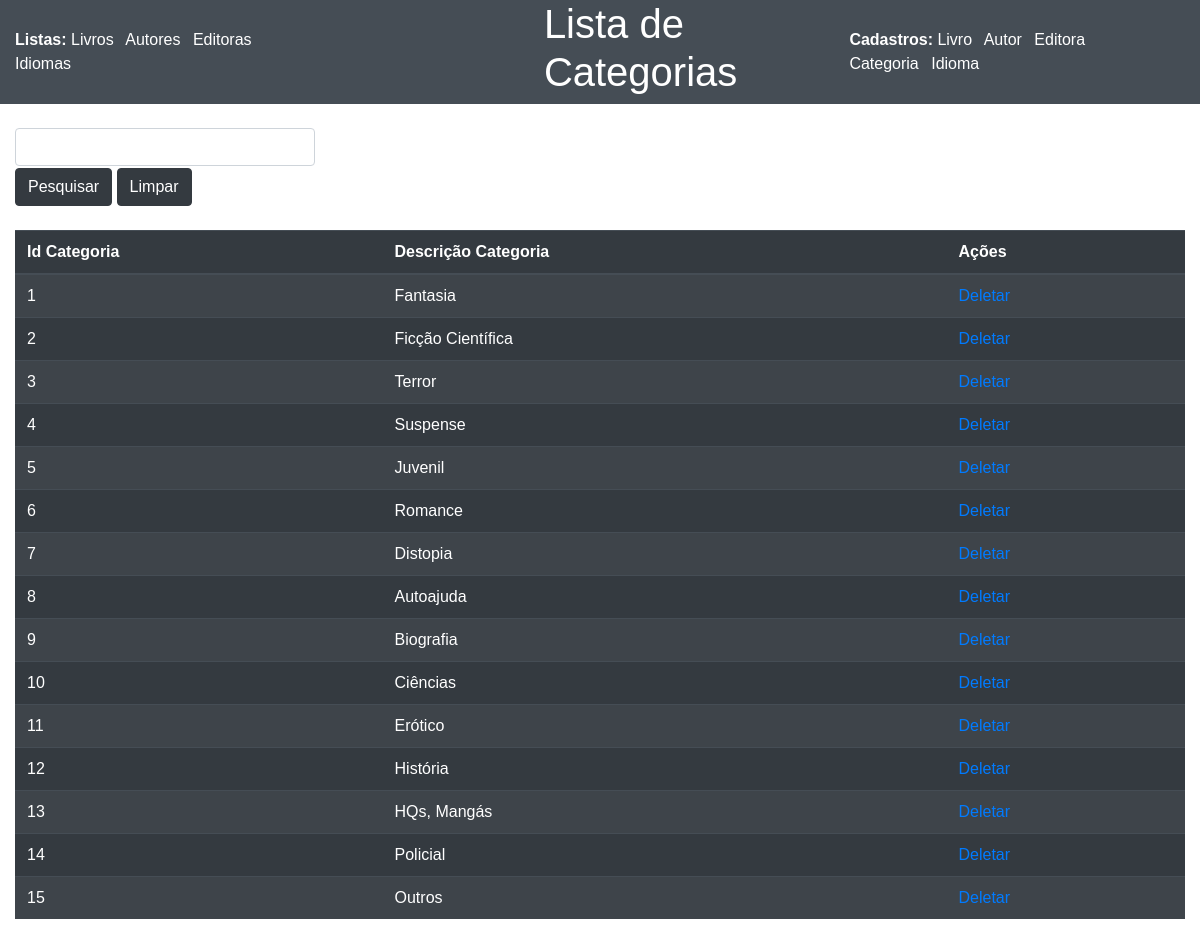
/ListarLivros/listaCategorias.php, run on the app's committed database.
### tables this page shows
CREATE TABLE IF NOT EXISTS `categoria` (
  `Id_Categoria` int(11) NOT NULL AUTO_INCREMENT,
  `Descricao_Categoria` varchar(30) NOT NULL,
  PRIMARY KEY (`Id_Categoria`)
);

### ListarLivros/listaCategorias.php (the view, shortened to what this page needs)
<?php
require_once '../Database/conexao.php';
$filtrar = "";
$queryFiltrar = "";
$ordenacao = ' ORDER BY Id_Categoria ASC';
?>
<html lang="pt-BR">
<head>
    <link rel="stylesheet" href="https://cdn.jsdelivr.net/npm/bootstrap@4.3.1/dist/css/bootstrap.min.css">
    <link rel="stylesheet" href="./styleLista.css">
</head>
<body>
    <header>
        <div style="padding: 15px;">
        <span style="color: white;"><strong>Listas:</strong></span>
        <a href="../ListarLivros/index.php" target="_blank" style="margin-right: 8px;">Livros</a>
        <a href="../ListarLivros/listaAutores.php" target="_blank" style="margin-right: 8px;">Autores</a>
        <a href="../ListarLivros/listaEditoras.php" target="_blank" style="margin-right: 8px;">Editoras</a>
        <a href="../ListarLivros/listaIdiomas.php" target="_blank" style="margin-right: 8px;">Idiomas</a>
        </div>
        <h1 style="margin-left: 250px;">Lista de Categorias</h1>
        <section style="margin-left: auto; margin-right:15px;">
            <div style="padding: 15px;">
            <span style="color: white;"><strong>Cadastros:</strong></span>
                <a href="../CadastroLivros/CadastroLivro.php" target="_blank" style="margin-right: 8px;">Livro</a>
                <a href="../CadastroAutor/CadastroAutor.php" target="_blank" style="margin-right: 8px;">Autor</a>
                <a href="../CadastroEditora/CadastroEditora.php" target="_blank" style="margin-right: 8px;">Editora</a>
                <a href="../CadastroCategoria/CadastroCategoria.php" target="_blank" style="margin-right: 8px;">Categoria</a>
                <a href="../CadastroIdioma/CadastroIdioma.php" target="_blank" style="margin-right: 8px;">Idioma</a>
            </div>
        </section>
    </header>
    <?php
    $queryListar = 'SELECT * FROM categoria' . $ordenacao . $queryFiltrar;
    echo '<br>';
    echo '<div class="container-fluid"><form action="./listaCategorias.php" method="POST" id="form-filtro" name="form-filtro">';
    echo "<input type='text' name='filtro' id='filtro' class='form-control' style='width:300px' value='$filtrar'>"
        . "<div style='margin-top:2px;'>"
        . "<button type='submit' name='btn-filtro' id='btn-filtro' style='cursor: pointer;' class='btn btn-dark'>Pesquisar</button><span>   </span>"
        . "<button type='submit' name='btn-limparFiltro' id='btn-limparFiltro' style='cursor: pointer;' class='btn btn-dark'>Limpar</button>";
    echo '</div></form></div>';
    $resultadoListar = mysqli_query($conexao, $queryListar);
    echo '<div class="container-fluid">';
    echo '<table class="table table-striped table-dark">';
    echo '<br> <thead>';
    echo '<tr><th scope="col">Id Categoria</th>'
        . '<th scope="col">Descrição Categoria</th>'
        . '<th scope="col">Ações</th>'
        . '</tr> </thead> <tbody>';
    while ($linha_Categoria = mysqli_fetch_array($resultadoListar)) {
        echo "<tr><td>$linha_Categoria[Id_Categoria]</td>"
            . "<td>$linha_Categoria[Descricao_Categoria]</td>"
            . "<td><a href='listaCategorias.php?id=" . $linha_Categoria['Id_Categoria'] . "&action=delete' class='btn-excluir' name='btn_delete' id='btn_delete_$linha_Categoria[Id_Categoria]'>Deletar</a></td>"
            . "</tr>";
    }
    echo '</tbody> </table>';
    ?>
</body>

### ListarLivros/styleLista.css (style rules this page uses)
* { margin: 0%; padding: 0%; box-sizing: border-box; font-family: 'Poppins', sans-serif; text-decoration: none; }
header { min-height: 9vh; display: flex; align-items: center; justify-content: center; background-color: #454d55; }
header h1 { font-size: 2.5em; color: #fff; }
header a { color: #fff; }

### data on the page
categoria: Id_Categoria "1", Descricao_Categoria "Fantasia"
categoria: Id_Categoria "2", Descricao_Categoria "Ficção Científica"
categoria: Id_Categoria "3", Descricao_Categoria "Terror"
categoria: Id_Categoria "4", Descricao_Categoria "Suspense"
categoria: Id_Categoria "5", Descricao_Categoria "Juvenil"
categoria: Id_Categoria "6", Descricao_Categoria "Romance"
categoria: Id_Categoria "7", Descricao_Categoria "Distopia"
categoria: Id_Categoria "8", Descricao_Categoria "Autoajuda"
categoria: Id_Categoria "9", Descricao_Categoria "Biografia"
categoria: Id_Categoria "10", Descricao_Categoria "Ciências"
categoria: Id_Categoria "11", Descricao_Categoria "Erótico"
categoria: Id_Categoria "12", Descricao_Categoria "História"
categoria: Id_Categoria "13", Descricao_Categoria "HQs, Mangás"
categoria: Id_Categoria "14", Descricao_Categoria "Policial"
categoria: Id_Categoria "15", Descricao_Categoria "Outros"
